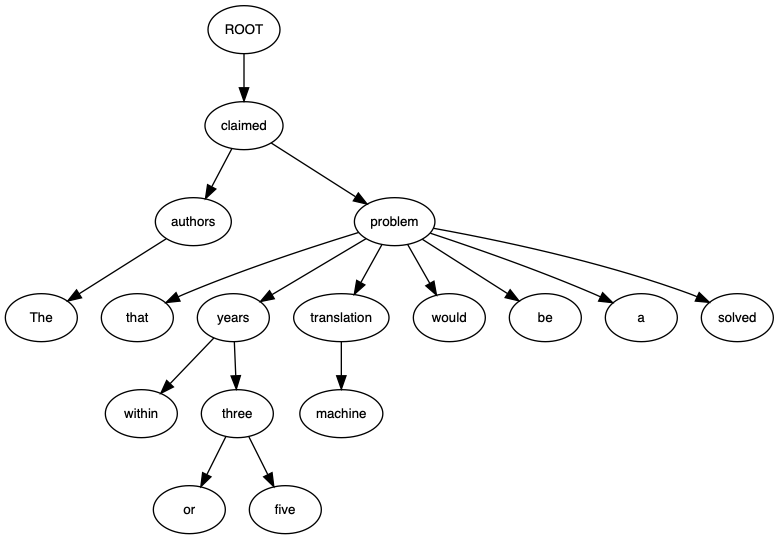

Generate this figure with Python:
import xml.etree.ElementTree as ET
import os
import pydot

class Dependencies:
    def __init__(self, filepath):
        x = ET.parse(filepath)
        root = x.getroot()
        self.sentences = root.find('document/sentences')
        self.coreference = root.find('document/coreference')

    def num(self):
        for i in self.coreference:
            yield i

    @staticmethod
    def toDot(deps):
        edges = []
        for dep in deps:
            governor = dep.find('governor')
            dependent = dep.find('dependent')
            if dependent.text != '.' and dependent.text != ',':
                edges.append((governor.text, dependent.text))
        return edges

    def getDependence(self, sentenceId):
        strid = str(sentenceId)
        sentences = self.sentences.find("sentence[@id='" + strid + "']")
        deps = sentences.find('dependencies[@type="collapsed-dependencies"]')
        return self.toDot(deps)

    def enumDependencies(self):
        dependencies = self.sentences.findall('sentence/dependencies[@type="collapsed-dependencies"]')
        for deps in dependencies:
            yield self.toDot(deps)

    @staticmethod
    def toGraph(dot, filepath):
        os.environ["PATH"] += os.pathsep + 'C:/Program Files (x86)/Graphviz2.38/bin/'

        graph = pydot.Dot(graph_type='digraph')
        graph.set_node_defaults(fontname='Meiryo UI', fontsize='10')

        for s, t in dot:
            graph.add_edge(pydot.Edge(s, t))
        graph.write_png(filepath)

def main():
    y = Dependencies('nlp.txt.xml')
    # てきとうに指定
    sentenceId = 5
    z = y.getDependence(sentenceId)
    y.toGraph(z, "./output57/py57_{}.png".format(sentenceId))

if __name__ == '__main__':
    main()
